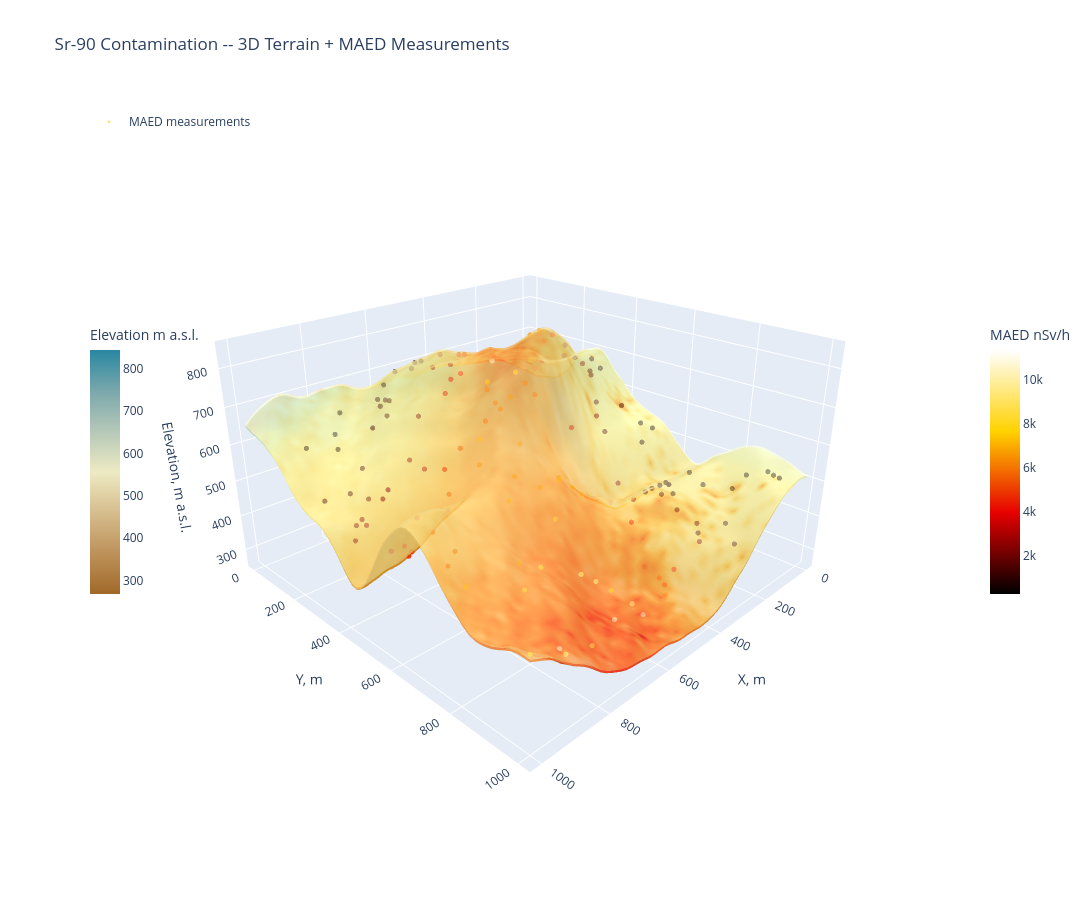

Notebook source saved alongside this figure:
### Markdown cell above
## 7. Interactive 3D Map -- Terrain + Contamination + MAED in Air

**Rotate, zoom, and pan** the 3D scene below!

### Code cell
fig3d = go.Figure()

# --- Layer 1: Terrain surface colored by elevation ---
fig3d.add_trace(go.Surface(
    x=x, y=y, z=DEM.T,
    colorscale="earth",
    colorbar=dict(title="Elevation m a.s.l.", x=0.0, len=0.4),
    opacity=0.85,
    name="Terrain",
    showscale=True,
    hovertemplate="x=%{x:.0f}m y=%{y:.0f}m z=%{z:.0f}m<extra>Terrain</extra>",
))

# --- Layer 2: Terrain surface colored by Sr-90 contamination ---
sad_norm = SAD_true.T / (SAD_true.max() + 1)
fig3d.add_trace(go.Surface(
    x=x, y=y, z=DEM.T + 0.5,  # tiny offset above terrain
    surfacecolor=sad_norm,
    colorscale=[[0,"rgba(0,255,0,0)"],[0.01,"rgba(255,255,0,0.3)"],[0.3,"rgba(255,165,0,0.6)"],[1,"rgba(255,0,0,0.9)"]],
    showscale=False,
    opacity=0.7,
    name="Sr-90 SAD",
    hovertemplate="x=%{x:.0f}m y=%{y:.0f}m z=%{z:.0f}m<extra>Sr-90 zone</extra>",
))

# --- Layer 3: Measurement points in the air ---
fig3d.add_trace(go.Scatter3d(
    x=meas_x, y=meas_y, z=meas_z,
    mode="markers",
    marker=dict(
        size=3,
        color=meas_ader*1e3,
        colorscale="Hot",
        colorbar=dict(title="MAED nSv/h", x=1.0, len=0.4),
        opacity=0.8,
        line=dict(width=0),
    ),
    name="MAED measurements",
    hovertemplate="x=%{x:.0f}m y=%{y:.0f}m z=%{z:.0f}m<extra>MAED=%{marker.color:.2f} nSv/h</extra>",
))

# --- Layer 4: Interpolated MAED surface floating above terrain ---
maed_z = DEM.T + DET_H + 5.0  # float 5 m above measurements
ader_nsv = ADER_interp.T * 1e3
fig3d.add_trace(go.Surface(
    x=x, y=y, z=maed_z,
    surfacecolor=ader_nsv / (ader_nsv.max() + 1e-10),
    colorscale="YlOrRd",
    showscale=False,
    opacity=0.5,
    name="MAED surface",
    hovertemplate="MAED ~ %{text} nSv/h<extra></extra>",
    text=ader_nsv,
))

# --- Vertical lines from terrain to measurement points ---
for i in range(0, n_meas, 5):
    fig3d.add_trace(go.Scatter3d(
        x=[meas_x[i], meas_x[i]],
        y=[meas_y[i], meas_y[i]],
        z=[DEM[mi[i], mj[i]], meas_z[i]],
        mode="lines",
        line=dict(color="cyan", width=0.5),
        showlegend=False,
        hoverinfo="skip",
    ))

fig3d.update_layout(
    title="Sr-90 Contamination -- 3D Terrain + MAED Measurements",
    width=1200, height=900,
    scene=dict(
        xaxis_title="X, m",
        yaxis_title="Y, m",
        zaxis_title="Elevation, m a.s.l.",
        camera=dict(eye=dict(x=1.6, y=1.6, z=1.0)),
        bgcolor="white",
    ),
    legend=dict(x=0.01, y=0.99),
)
fig3d.show()

### Figure 1 — Plotly figure (JSON) as saved in the notebook; plotly's stock layout.template omitted (floating-point values rounded to 4 significant figures; data arrays with more than 128 entries replaced by an {"elided": "..."} marker saying what was removed)
{"data": [{"colorbar": {"len": 0.4, "title": {"text": "Elevation m a.s.l."}, "x": 0}, "colorscale": [[0, "rgb(161, 105, 40)"], [0.1667, "rgb(189, 146, 90)"], [0.3333, "rgb(214, 189, 141)"], [0.5, "rgb(237, 234, 194)"], [0.6667, "rgb(181, 200, 184)"], [0.8333, "rgb(121, 167, 172)"], [1, "rgb(40, 135, 161)"]], "hovertemplate": "x=%{x:.0f}m y=%{y:.0f}m z=%{z:.0f}m<extra>Terrain</extra>", "name": "Terrain", "opacity": 0.85, "showscale": true, "type": "surface", "x": [0.0, 16.95, 33.9, 50.85, 67.8, 84.75, 101.7, 118.6, 135.6, 152.5, 169.5, 186.4, 203.4, 220.3, 237.3, 254.2, 271.2, 288.1, 305.1, 322.0, 339.0, 355.9, 372.9, 389.8, 406.8, 423.7, 440.7, 457.6, 474.6, 491.5, 508.5, 525.4, 542.4, 559.3, 576.3, 593.2, 610.2, 627.1, 644.1, 661.0, 678.0, 694.9, 711.9, 728.8, 745.8, 762.7, 779.7, 796.6, 813.6, 830.5, 847.5, 864.4, 881.4, 898.3, 915.3, 932.2, 949.2, 966.1, 983.1, 1000.0], "y": [0.0, 16.95, 33.9, 50.85, 67.8, 84.75, 101.7, 118.6, 135.6, 152.5, 169.5, 186.4, 203.4, 220.3, 237.3, 254.2, 271.2, 288.1, 305.1, 322.0, 339.0, 355.9, 372.9, 389.8, 406.8, 423.7, 440.7, 457.6, 474.6, 491.5, 508.5, 525.4, 542.4, 559.3, 576.3, 593.2, 610.2, 627.1, 644.1, 661.0, 678.0, 694.9, 711.9, 728.8, 745.8, 762.7, 779.7, 796.6, 813.6, 830.5, 847.5, 864.4, 881.4, 898.3, 915.3, 932.2, 949.2, 966.1, 983.1, 1000.0], "z": {"elided": "60x60 float values"}}, {"colorscale": [[0, "rgba(0,255,0,0)"], [0.01, "rgba(255,255,0,0.3)"], [0.3, "rgba(255,165,0,0.6)"], [1, "rgba(255,0,0,0.9)"]], "hovertemplate": "x=%{x:.0f}m y=%{y:.0f}m z=%{z:.0f}m<extra>Sr-90 zone</extra>", "name": "Sr-90 SAD", "opacity": 0.7, "showscale": false, "surfacecolor": {"elided": "60x60 float values"}, "type": "surface", "x": [0.0, 16.95, 33.9, 50.85, 67.8, 84.75, 101.7, 118.6, 135.6, 152.5, 169.5, 186.4, 203.4, 220.3, 237.3, 254.2, 271.2, 288.1, 305.1, 322.0, 339.0, 355.9, 372.9, 389.8, 406.8, 423.7, 440.7, 457.6, 474.6, 491.5, 508.5, 525.4, 542.4, 559.3, 576.3, 593.2, 610.2, 627.1, 644.1, 661.0, 678.0, 694.9, 711.9, 728.8, 745.8, 762.7, 779.7, 796.6, 813.6, 830.5, 847.5, 864.4, 881.4, 898.3, 915.3, 932.2, 949.2, 966.1, 983.1, 1000.0], "y": [0.0, 16.95, 33.9, 50.85, 67.8, 84.75, 101.7, 118.6, 135.6, 152.5, 169.5, 186.4, 203.4, 220.3, 237.3, 254.2, 271.2, 288.1, 305.1, 322.0, 339.0, 355.9, 372.9, 389.8, 406.8, 423.7, 440.7, 457.6, 474.6, 491.5, 508.5, 525.4, 542.4, 559.3, 576.3, 593.2, 610.2, 627.1, 644.1, 661.0, 678.0, 694.9, 711.9, 728.8, 745.8, 762.7, 779.7, 796.6, 813.6, 830.5, 847.5, 864.4, 881.4, 898.3, 915.3, 932.2, 949.2, 966.1, 983.1, 1000.0], "z": {"elided": "60x60 float values"}}, {"hovertemplate": "x=%{x:.0f}m y=%{y:.0f}m z=%{z:.0f}m<extra>MAED=%{marker.color:.2f} nSv/h</extra>", "marker": {"color": {"elided": "150 float values"}, "colorbar": {"len": 0.4, "title": {"text": "MAED nSv/h"}, "x": 1}, "colorscale": [[0, "rgb(0,0,0)"], [0.3333, "rgb(230,0,0)"], [0.6667, "rgb(255,210,0)"], [1, "rgb(255,255,255)"]], "line": {"width": 0}, "opacity": 0.8, "size": 3}, "mode": "markers", "name": "MAED measurements", "type": "scatter3d", "x": {"elided": "150 float values"}, "y": {"elided": "150 float values"}, "z": {"elided": "150 float values"}}, {"colorscale": [[0, "rgb(255,255,204)"], [0.125, "rgb(255,237,160)"], [0.25, "rgb(254,217,118)"], [0.375, "rgb(254,178,76)"], [0.5, "rgb(253,141,60)"], [0.625, "rgb(252,78,42)"], [0.75, "rgb(227,26,28)"], [0.875, "rgb(189,0,38)"], [1, "rgb(128,0,38)"]], "hovertemplate": "MAED ~ %{text} nSv/h<extra></extra>", "name": "MAED surface", "opacity": 0.5, "showscale": false, "surfacecolor": {"elided": "60x60 float values"}, "text": {"elided": "60x60 float values"}, "type": "surface", "x": [0.0, 16.95, 33.9, 50.85, 67.8, 84.75, 101.7, 118.6, 135.6, 152.5, 169.5, 186.4, 203.4, 220.3, 237.3, 254.2, 271.2, 288.1, 305.1, 322.0, 339.0, 355.9, 372.9, 389.8, 406.8, 423.7, 440.7, 457.6, 474.6, 491.5, 508.5, 525.4, 542.4, 559.3, 576.3, 593.2, 610.2, 627.1, 644.1, 661.0, 678.0, 694.9, 711.9, 728.8, 745.8, 762.7, 779.7, 796.6, 813.6, 830.5, 847.5, 864.4, 881.4, 898.3, 915.3, 932.2, 949.2, 966.1, 983.1, 1000.0], "y": [0.0, 16.95, 33.9, 50.85, 67.8, 84.75, 101.7, 118.6, 135.6, 152.5, 169.5, 186.4, 203.4, 220.3, 237.3, 254.2, 271.2, 288.1, 305.1, 322.0, 339.0, 355.9, 372.9, 389.8, 406.8, 423.7, 440.7, 457.6, 474.6, 491.5, 508.5, 525.4, 542.4, 559.3, 576.3, 593.2, 610.2, 627.1, 644.1, 661.0, 678.0, 694.9, 711.9, 728.8, 745.8, 762.7, 779.7, 796.6, 813.6, 830.5, 847.5, 864.4, 881.4, 898.3, 915.3, 932.2, 949.2, 966.1, 983.1, 1000.0], "z": {"elided": "60x60 float values"}}, {"hoverinfo": "skip", "line": {"color": "cyan", "width": 0.5}, "mode": "lines", "showlegend": false, "type": "scatter3d", "x": [186.4, 186.4], "y": [118.6, 118.6], "z": [691.0, 692.0]}, {"hoverinfo": "skip", "line": {"color": "cyan", "width": 0.5}, "mode": "lines", "showlegend": false, "type": "scatter3d", "x": [745.8, 745.8], "y": [474.6, 474.6], "z": [538.4, 539.4]}, {"hoverinfo": "skip", "line": {"color": "cyan", "width": 0.5}, "mode": "lines", "showlegend": false, "type": "scatter3d", "x": [593.2, 593.2], "y": [152.5, 152.5], "z": [741.3, 742.3]}, {"hoverinfo": "skip", "line": {"color": "cyan", "width": 0.5}, "mode": "lines", "showlegend": false, "type": "scatter3d", "x": [220.3, 220.3], "y": [508.5, 508.5], "z": [558.2, 559.2]}, {"hoverinfo": "skip", "line": {"color": "cyan", "width": 0.5}, "mode": "lines", "showlegend": false, "type": "scatter3d", "x": [525.4, 525.4], "y": [271.2, 271.2], "z": [740.0, 741.0]}, {"hoverinfo": "skip", "line": {"color": "cyan", "width": 0.5}, "mode": "lines", "showlegend": false, "type": "scatter3d", "x": [694.9, 694.9], "y": [627.1, 627.1], "z": [556.9, 557.9]}, {"hoverinfo": "skip", "line": {"color": "cyan", "width": 0.5}, "mode": "lines", "showlegend": false, "type": "scatter3d", "x": [610.2, 610.2], "y": [457.6, 457.6], "z": [682.2, 683.2]}, {"hoverinfo": "skip", "line": {"color": "cyan", "width": 0.5}, "mode": "lines", "showlegend": false, "type": "scatter3d", "x": [542.4, 542.4], "y": [474.6, 474.6], "z": [730.8, 731.8]}, {"hoverinfo": "skip", "line": {"color": "cyan", "width": 0.5}, "mode": "lines", "showlegend": false, "type": "scatter3d", "x": [186.4, 186.4], "y": [50.85, 50.85], "z": [682.8, 683.8]}, {"hoverinfo": "skip", "line": {"color": "cyan", "width": 0.5}, "mode": "lines", "showlegend": false, "type": "scatter3d", "x": [169.5, 169.5], "y": [305.1, 305.1], "z": [718.8, 719.8]}, {"hoverinfo": "skip", "line": {"color": "cyan", "width": 0.5}, "mode": "lines", "showlegend": false, "type": "scatter3d", "x": [271.2, 271.2], "y": [745.8, 745.8], "z": [468.0, 469.0]}, {"hoverinfo": "skip", "line": {"color": "cyan", "width": 0.5}, "mode": "lines", "showlegend": false, "type": "scatter3d", "x": [423.7, 423.7], "y": [610.2, 610.2], "z": [474.7, 475.7]}, {"hoverinfo": "skip", "line": {"color": "cyan", "width": 0.5}, "mode": "lines", "showlegend": false, "type": "scatter3d", "x": [694.9, 694.9], "y": [305.1, 305.1], "z": [676.3, 677.3]}, {"hoverinfo": "skip", "line": {"color": "cyan", "width": 0.5}, "mode": "lines", "showlegend": false, "type": "scatter3d", "x": [423.7, 423.7], "y": [169.5, 169.5], "z": [747.4, 748.4]}, {"hoverinfo": "skip", "line": {"color": "cyan", "width": 0.5}, "mode": "lines", "showlegend": false, "type": "scatter3d", "x": [67.8, 67.8], "y": [355.9, 355.9], "z": [669.3, 670.3]}, {"hoverinfo": "skip", "line": {"color": "cyan", "width": 0.5}, "mode": "lines", "showlegend": false, "type": "scatter3d", "x": [813.6, 813.6], "y": [796.6, 796.6], "z": [447.4, 448.4]}, {"hoverinfo": "skip", "line": {"color": "cyan", "width": 0.5}, "mode": "lines", "showlegend": false, "type": "scatter3d", "x": [898.3, 898.3], "y": [288.1, 288.1], "z": [528.0, 529.0]}, {"hoverinfo": "skip", "line": {"color": "cyan", "width": 0.5}, "mode": "lines", "showlegend": false, "type": "scatter3d", "x": [84.75, 84.75], "y": [271.2, 271.2], "z": [686.7, 687.7]}, {"hoverinfo": "skip", "line": {"color": "cyan", "width": 0.5}, "mode": "lines", "showlegend": false, "type": "scatter3d", "x": [542.4, 542.4], "y": [101.7, 101.7], "z": [735.3, 736.3]}, {"hoverinfo": "skip", "line": {"color": "cyan", "width": 0.5}, "mode": "lines", "showlegend": false, "type": "scatter3d", "x": [101.7, 101.7], "y": [847.5, 847.5], "z": [460.8, 461.8]}, {"hoverinfo": "skip", "line": {"color": "cyan", "width": 0.5}, "mode": "lines", "showlegend": false, "type": "scatter3d", "x": [491.5, 491.5], "y": [474.6, 474.6], "z": [755.0, 756.0]}, {"hoverinfo": "skip", "line": {"color": "cyan", "width": 0.5}, "mode": "lines", "showlegend": false, "type": "scatter3d", "x": [67.8, 67.8], "y": [322.0, 322.0], "z": [690.5, 691.5]}, {"hoverinfo": "skip", "line": {"color": "cyan", "width": 0.5}, "mode": "lines", "showlegend": false, "type": "scatter3d", "x": [915.3, 915.3], "y": [135.6, 135.6], "z": [605.3, 606.3]}, {"hoverinfo": "skip", "line": {"color": "cyan", "width": 0.5}, "mode": "lines", "showlegend": false, "type": "scatter3d", "x": [694.9, 694.9], "y": [135.6, 135.6], "z": [677.1, 678.1]}, {"hoverinfo": "skip", "line": {"color": "cyan", "width": 0.5}, "mode": "lines", "showlegend": false, "type": "scatter3d", "x": [813.6, 813.6], "y": [542.4, 542.4], "z": [535.9, 536.9]}, {"hoverinfo": "skip", "line": {"color": "cyan", "width": 0.5}, "mode": "lines", "showlegend": false, "type": "scatter3d", "x": [847.5, 847.5], "y": [372.9, 372.9], "z": [550.1, 551.1]}, {"hoverinfo": "skip", "line": {"color": "cyan", "width": 0.5}, "mode": "lines", "showlegend": false, "type": "scatter3d", "x": [220.3, 220.3], "y": [678.0, 678.0], "z": [444.1, 445.1]}, {"hoverinfo": "skip", "line": {"color": "cyan", "width": 0.5}, "mode": "lines", "showlegend": false, "type": "scatter3d", "x": [372.9, 372.9], "y": [372.9, 372.9], "z": [831.9, 832.9]}, {"hoverinfo": "skip", "line": {"color": "cyan", "width": 0.5}, "mode": "lines", "showlegend": false, "type": "scatter3d", "x": [593.2, 593.2], "y": [288.1, 288.1], "z": [706.0, 707.0]}, {"hoverinfo": "skip", "line": {"color": "cyan", "width": 0.5}, "mode": "lines", "showlegend": false, "type": "scatter3d", "x": [847.5, 847.5], "y": [949.2, 949.2], "z": [379.1, 380.1]}], "layout": {"height": 900, "legend": {"x": 0.01, "y": 0.99}, "scene": {"bgcolor": "white", "camera": {"eye": {"x": 1.6, "y": 1.6, "z": 1}}, "xaxis": {"title": {"text": "X, m"}}, "yaxis": {"title": {"text": "Y, m"}}, "zaxis": {"title": {"text": "Elevation, m a.s.l."}}}, "title": {"text": "Sr-90 Contamination -- 3D Terrain + MAED Measurements"}, "width": 1200}}
